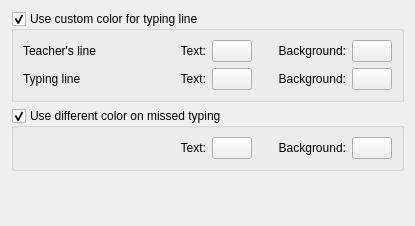
<?xml version="1.0" encoding="UTF-8"?>
<ui version="4.0">
 <class>KTouchPrefColorsPage</class>
 <widget class="QWidget" name="KTouchPrefColorsPage">
  <property name="geometry">
   <rect>
    <x>0</x>
    <y>0</y>
    <width>415</width>
    <height>226</height>
   </rect>
  </property>
  <property name="windowTitle">
   <string>Color Settings</string>
  </property>
  <layout class="QGridLayout">
   <item row="0" column="0">
    <widget class="QGroupBox" name="kcfg_CommonTypingLineColors">
     <property name="title">
      <string>Use custom color for typing line</string>
     </property>
     <property name="checkable">
      <bool>true</bool>
     </property>
     <layout class="QGridLayout">
      <item row="0" column="0">
       <layout class="QGridLayout">
        <property name="margin">
         <number>0</number>
        </property>
        <property name="spacing">
         <number>6</number>
        </property>
        <item row="0" column="4">
         <widget class="KColorButton" name="kcfg_TeacherTextColor">
          <property name="sizePolicy">
           <sizepolicy hsizetype="Minimum" vsizetype="Fixed">
            <horstretch>0</horstretch>
            <verstretch>0</verstretch>
           </sizepolicy>
          </property>
          <property name="minimumSize">
           <size>
            <width>40</width>
            <height>0</height>
           </size>
          </property>
          <property name="toolTip">
           <string>The color for the teacher's line</string>
          </property>
          <property name="text">
           <string/>
          </property>
         </widget>
        </item>
        <item row="0" column="2">
         <spacer>
          <property name="orientation">
           <enum>Qt::Horizontal</enum>
          </property>
          <property name="sizeType">
           <enum>QSizePolicy::Expanding</enum>
          </property>
          <property name="sizeHint" stdset="0">
           <size>
            <width>20</width>
            <height>20</height>
           </size>
          </property>
         </spacer>
        </item>
        <item row="0" column="0" colspan="2">
         <widget class="QLabel" name="l1">
          <property name="text">
           <string>Teacher's line</string>
          </property>
         </widget>
        </item>
        <item row="0" column="3">
         <widget class="QLabel" name="l3">
          <property name="text">
           <string>Text:</string>
          </property>
          <property name="alignment">
           <set>Qt::AlignRight|Qt::AlignTrailing|Qt::AlignVCenter</set>
          </property>
         </widget>
        </item>
        <item row="1" column="3">
         <widget class="QLabel" name="l4">
          <property name="text">
           <string>Text:</string>
          </property>
          <property name="alignment">
           <set>Qt::AlignRight|Qt::AlignTrailing|Qt::AlignVCenter</set>
          </property>
         </widget>
        </item>
        <item row="1" column="5">
         <spacer>
          <property name="orientation">
           <enum>Qt::Horizontal</enum>
          </property>
          <property name="sizeType">
           <enum>QSizePolicy::Fixed</enum>
          </property>
          <property name="sizeHint" stdset="0">
           <size>
            <width>20</width>
            <height>20</height>
           </size>
          </property>
         </spacer>
        </item>
        <item row="0" column="5">
         <spacer>
          <property name="orientation">
           <enum>Qt::Horizontal</enum>
          </property>
          <property name="sizeType">
           <enum>QSizePolicy::Fixed</enum>
          </property>
          <property name="sizeHint" stdset="0">
           <size>
            <width>20</width>
            <height>20</height>
           </size>
          </property>
         </spacer>
        </item>
        <item row="1" column="4">
         <widget class="KColorButton" name="kcfg_StudentTextColor">
          <property name="minimumSize">
           <size>
            <width>40</width>
            <height>0</height>
           </size>
          </property>
          <property name="toolTip">
           <string>Change the text color for the student line</string>
          </property>
          <property name="whatsThis">
           <string>Here you can change the color of the text you type in the student line.</string>
          </property>
          <property name="text">
           <string/>
          </property>
         </widget>
        </item>
        <item row="1" column="6">
         <widget class="QLabel" name="l6">
          <property name="text">
           <string>Background:</string>
          </property>
          <property name="alignment">
           <set>Qt::AlignRight|Qt::AlignTrailing|Qt::AlignVCenter</set>
          </property>
         </widget>
        </item>
        <item row="0" column="6">
         <widget class="QLabel" name="l5">
          <property name="text">
           <string>Background:</string>
          </property>
          <property name="alignment">
           <set>Qt::AlignRight|Qt::AlignTrailing|Qt::AlignVCenter</set>
          </property>
         </widget>
        </item>
        <item row="1" column="7">
         <widget class="KColorButton" name="kcfg_StudentBackgroundColor">
          <property name="minimumSize">
           <size>
            <width>40</width>
            <height>0</height>
           </size>
          </property>
          <property name="text">
           <string/>
          </property>
         </widget>
        </item>
        <item row="1" column="1" colspan="2">
         <spacer>
          <property name="orientation">
           <enum>Qt::Horizontal</enum>
          </property>
          <property name="sizeType">
           <enum>QSizePolicy::Expanding</enum>
          </property>
          <property name="sizeHint" stdset="0">
           <size>
            <width>34</width>
            <height>20</height>
           </size>
          </property>
         </spacer>
        </item>
        <item row="0" column="7">
         <widget class="KColorButton" name="kcfg_TeacherBackgroundColor">
          <property name="minimumSize">
           <size>
            <width>40</width>
            <height>0</height>
           </size>
          </property>
          <property name="toolTip">
           <string>The background for the teacher's line</string>
          </property>
          <property name="whatsThis">
           <string>Here you can change the background color for the teacher's line (the line of letters you have to type.)</string>
          </property>
          <property name="text">
           <string/>
          </property>
         </widget>
        </item>
        <item row="1" column="0">
         <widget class="QLabel" name="l2">
          <property name="text">
           <string>Typing line</string>
          </property>
         </widget>
        </item>
       </layout>
      </item>
     </layout>
    </widget>
   </item>
   <item row="1" column="0">
    <widget class="QGroupBox" name="kcfg_ColorOnError">
     <property name="title">
      <string>Use different color on missed typing</string>
     </property>
     <property name="checkable">
      <bool>true</bool>
     </property>
     <layout class="QGridLayout">
      <item row="0" column="0">
       <layout class="QGridLayout">
        <property name="margin">
         <number>0</number>
        </property>
        <property name="spacing">
         <number>6</number>
        </property>
        <item row="0" column="0">
         <spacer>
          <property name="orientation">
           <enum>Qt::Horizontal</enum>
          </property>
          <property name="sizeType">
           <enum>QSizePolicy::Expanding</enum>
          </property>
          <property name="sizeHint" stdset="0">
           <size>
            <width>140</width>
            <height>20</height>
           </size>
          </property>
         </spacer>
        </item>
        <item row="0" column="3">
         <spacer>
          <property name="orientation">
           <enum>Qt::Horizontal</enum>
          </property>
          <property name="sizeType">
           <enum>QSizePolicy::Fixed</enum>
          </property>
          <property name="sizeHint" stdset="0">
           <size>
            <width>20</width>
            <height>20</height>
           </size>
          </property>
         </spacer>
        </item>
        <item row="0" column="4">
         <widget class="QLabel" name="errorBackgroundLabel">
          <property name="text">
           <string>Background:</string>
          </property>
          <property name="alignment">
           <set>Qt::AlignRight|Qt::AlignTrailing|Qt::AlignVCenter</set>
          </property>
         </widget>
        </item>
        <item row="0" column="5">
         <widget class="KColorButton" name="kcfg_ErrorBackgroundColor">
          <property name="enabled">
           <bool>true</bool>
          </property>
          <property name="minimumSize">
           <size>
            <width>40</width>
            <height>0</height>
           </size>
          </property>
          <property name="toolTip">
           <string>Choose the background color for error in typing line</string>
          </property>
          <property name="whatsThis">
           <string>When you have checked 'Use different color on error in the typing line', you can then choose a color for the background of errors. You make an error when you type a wrong letter in the student line. This is a way to make your errors more visible.</string>
          </property>
          <property name="text">
           <string/>
          </property>
         </widget>
        </item>
        <item row="0" column="2">
         <widget class="KColorButton" name="kcfg_ErrorTextColor">
          <property name="enabled">
           <bool>true</bool>
          </property>
          <property name="minimumSize">
           <size>
            <width>40</width>
            <height>0</height>
           </size>
          </property>
          <property name="toolTip">
           <string>Choose the text color for error in typing line</string>
          </property>
          <property name="whatsThis">
           <string>When you have checked 'Use different color on error in the typing line', you can then choose a color for the text of errors. You make an error when you type a wrong letter in the student line. This is a way to make your errors more visible.</string>
          </property>
          <property name="text">
           <string/>
          </property>
         </widget>
        </item>
        <item row="0" column="1">
         <widget class="QLabel" name="errorTextLabel">
          <property name="text">
           <string>Text:</string>
          </property>
          <property name="alignment">
           <set>Qt::AlignRight|Qt::AlignTrailing|Qt::AlignVCenter</set>
          </property>
         </widget>
        </item>
       </layout>
      </item>
     </layout>
    </widget>
   </item>
   <item row="2" column="0">
    <spacer>
     <property name="orientation">
      <enum>Qt::Vertical</enum>
     </property>
     <property name="sizeHint" stdset="0">
      <size>
       <width>20</width>
       <height>40</height>
      </size>
     </property>
    </spacer>
   </item>
  </layout>
 </widget>
 <customwidgets>
  <customwidget>
   <class>KColorButton</class>
   <extends>QPushButton</extends>
   <header>kcolorbutton.h</header>
  </customwidget>
 </customwidgets>
 <includes>
  <include location="local">kcolorbutton.h</include>
 </includes>
 <resources/>
 <connections/>
</ui>
